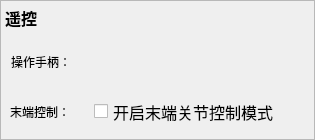
     <widget class="QFrame" name="frame_12">
      <property name="geometry">
       <rect>
        <x>318</x>
        <y>145</y>
        <width>315</width>
        <height>140</height>
       </rect>
      </property>
      <property name="frameShape">
       <enum>QFrame::Shape::StyledPanel</enum>
      </property>
      <property name="frameShadow">
       <enum>QFrame::Shadow::Raised</enum>
      </property>
      <widget class="QLabel" name="label_115">
       <property name="geometry">
        <rect>
         <x>5</x>
         <y>5</y>
         <width>71</width>
         <height>25</height>
        </rect>
       </property>
       <property name="font">
        <font>
         <pointsize>12</pointsize>
         <bold>true</bold>
        </font>
       </property>
       <property name="text">
        <string>遥控</string>
       </property>
       <property name="alignment">
        <set>Qt::AlignmentFlag::AlignLeading|Qt::AlignmentFlag::AlignLeft|Qt::AlignmentFlag::AlignVCenter</set>
       </property>
      </widget>
      <widget class="QLabel" name="label_4">
       <property name="geometry">
        <rect>
         <x>11</x>
         <y>50</y>
         <width>75</width>
         <height>23</height>
        </rect>
       </property>
       <property name="text">
        <string>操作手柄：</string>
       </property>
       <property name="alignment">
        <set>Qt::AlignmentFlag::AlignLeading|Qt::AlignmentFlag::AlignLeft|Qt::AlignmentFlag::AlignVCenter</set>
       </property>
      </widget>
      <widget class="QLabel" name="label_39">
       <property name="geometry">
        <rect>
         <x>10</x>
         <y>100</y>
         <width>75</width>
         <height>23</height>
        </rect>
       </property>
       <property name="text">
        <string>末端控制：</string>
       </property>
       <property name="alignment">
        <set>Qt::AlignmentFlag::AlignLeading|Qt::AlignmentFlag::AlignLeft|Qt::AlignmentFlag::AlignVCenter</set>
       </property>
      </widget>
      <widget class="QCheckBox" name="Sec12_Move_checkBox">
       <property name="geometry">
        <rect>
         <x>94</x>
         <y>100</y>
         <width>181</width>
         <height>23</height>
        </rect>
       </property>
       <property name="baseSize">
        <size>
         <width>0</width>
         <height>0</height>
        </size>
       </property>
       <property name="font">
        <font>
         <pointsize>12</pointsize>
        </font>
       </property>
       <property name="focusPolicy">
        <enum>Qt::FocusPolicy::StrongFocus</enum>
       </property>
       <property name="layoutDirection">
        <enum>Qt::LayoutDirection::LeftToRight</enum>
       </property>
       <property name="text">
        <string>开启末端关节控制模式</string>
       </property>
       <property name="autoRepeatDelay">
        <number>300</number>
       </property>
      </widget>
     </widget>
